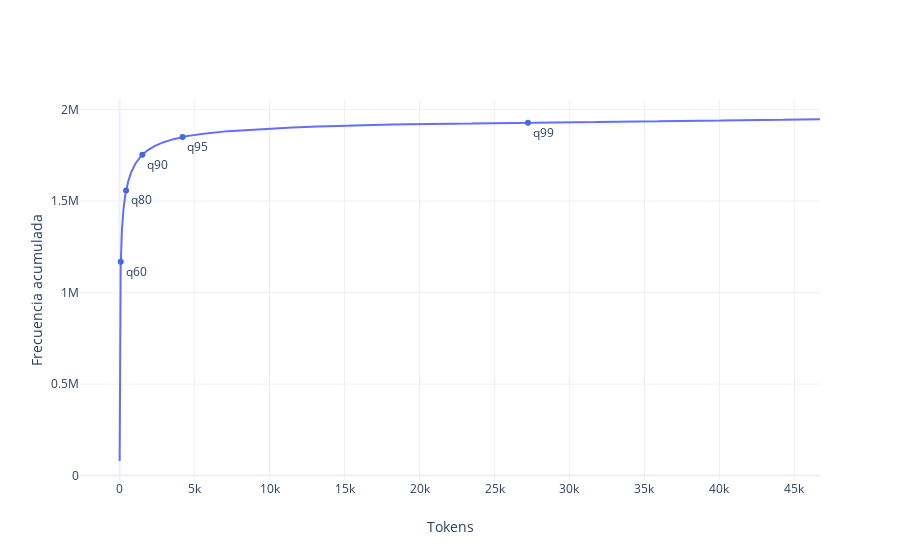

The code cell stored with this chart in its notebook:
### Code cell
cum_dist_plot(array=frequency, xlabel="Tokens", ylabel="Frecuencia acumulada" )

### Figure 1 — Plotly figure (JSON) as saved in the notebook; plotly's stock layout.template omitted (floating-point values rounded to 4 significant figures; data arrays with more than 128 entries replaced by an {"elided": "..."} marker saying what was removed)
{"data": [{"showlegend": false, "type": "scatter", "x": {"elided": "46708 int values"}, "y": {"elided": "46708 int values"}}, {"marker": {"color": "royalblue"}, "mode": "markers+text", "showlegend": false, "text": ["q60", "q80", "q90", "q95", "q99"], "textposition": "bottom right", "type": "scatter", "x": [73, 429, 1512, 4199, 27234], "y": [1167890, 1557740, 1752440, 1849871, 1927769]}], "layout": {"xaxis": {"title": {"text": "Tokens"}}, "yaxis": {"title": {"text": "Frecuencia acumulada"}}}}
